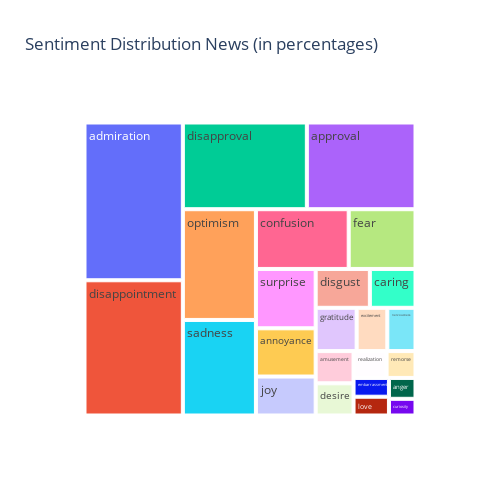
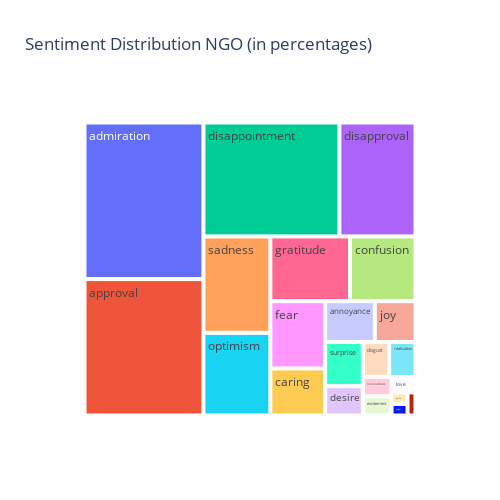
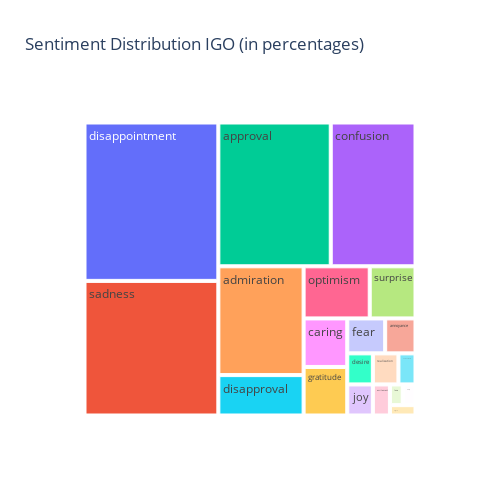

Notebook code cell kept with these figures, in order:
### Code cell
getSentimentLabel(df_news, 'News')
getSentimentLabel(df_NGO, 'NGO')
getSentimentLabel(df_IGO, 'IGO')

### Figure 1 — Plotly figure (JSON) as saved in the notebook; plotly's stock layout.template omitted (floating-point values rounded to 4 significant figures)
{"data": [{"domain": {"x": [0, 1], "y": [0, 1]}, "hovertemplate": "label=%{label}<br>value=%{value}<br>parent=%{parent}<extra></extra>", "labels": ["admiration", "disappointment", "disapproval", "approval", "optimism", "sadness", "confusion", "fear", "surprise", "annoyance", "joy", "disgust", "caring", "gratitude", "excitement", "nervousness", "amusement", "desire", "realization", "remorse", "embarrassment", "love", "anger", "curiosity", "pride"], "name": "", "parents": ["", "", "", "", "", "", "", "", "", "", "", "", "", "", "", "", "", "", "", "", "", "", "", "", ""], "type": "treemap", "values": [1.4, 1.2, 0.97, 0.85, 0.73, 0.63, 0.5, 0.36, 0.32, 0.26, 0.21, 0.19, 0.16, 0.16, 0.12, 0.11, 0.11, 0.11, 0.08, 0.07, 0.06, 0.06, 0.05, 0.04, 0]}], "layout": {"height": 500, "legend": {"tracegroupgap": 0}, "title": {"text": "Sentiment Distribution News (in percentages)"}, "width": 500}}

### Figure 2 — Plotly figure (JSON) as saved in the notebook; plotly's stock layout.template omitted (floating-point values rounded to 4 significant figures)
{"data": [{"domain": {"x": [0, 1], "y": [0, 1]}, "hovertemplate": "label=%{label}<br>value=%{value}<br>parent=%{parent}<extra></extra>", "labels": ["admiration", "approval", "disappointment", "disapproval", "sadness", "optimism", "gratitude", "confusion", "fear", "caring", "annoyance", "joy", "surprise", "desire", "disgust", "realization", "nervousness", "excitement", "love", "pride", "anger", "embarrassment", "remorse", "amusement"], "name": "", "parents": ["", "", "", "", "", "", "", "", "", "", "", "", "", "", "", "", "", "", "", "", "", "", "", ""], "type": "treemap", "values": [1.01, 0.88, 0.84, 0.47, 0.35, 0.3, 0.28, 0.23, 0.2, 0.14, 0.11, 0.09, 0.09, 0.06, 0.05, 0.05, 0.03, 0.03, 0.02, 0.01, 0.01, 0.01, 0, 0]}], "layout": {"height": 500, "legend": {"tracegroupgap": 0}, "title": {"text": "Sentiment Distribution NGO (in percentages)"}, "width": 500}}

### Figure 3 — Plotly figure (JSON) as saved in the notebook; plotly's stock layout.template omitted (floating-point values rounded to 4 significant figures)
{"data": [{"domain": {"x": [0, 1], "y": [0, 1]}, "hovertemplate": "label=%{label}<br>value=%{value}<br>parent=%{parent}<extra></extra>", "labels": ["disappointment", "sadness", "approval", "confusion", "admiration", "disapproval", "optimism", "surprise", "caring", "gratitude", "fear", "annoyance", "desire", "joy", "realization", "nervousness", "excitement", "love", "curiosity", "disgust", "embarrassment", "remorse", "anger"], "name": "", "parents": ["", "", "", "", "", "", "", "", "", "", "", "", "", "", "", "", "", "", "", "", "", "", ""], "type": "treemap", "values": [0.8, 0.68, 0.61, 0.46, 0.35, 0.13, 0.13, 0.09, 0.08, 0.08, 0.05, 0.04, 0.03, 0.03, 0.03, 0.02, 0.02, 0.01, 0.01, 0.01, 0, 0, 0]}], "layout": {"height": 500, "legend": {"tracegroupgap": 0}, "title": {"text": "Sentiment Distribution IGO (in percentages)"}, "width": 500}}
